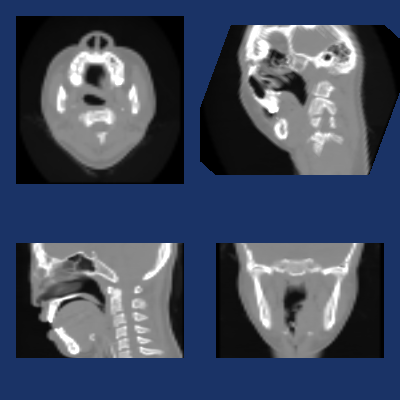

This chart was generated by the following Python code:
#!/usr/bin/env python

# Test 3D images not in the XY plane with vtkImageResliceMapper.

import vtkmodules.vtkInteractionStyle  # noqa: F401
import vtkmodules.vtkRenderingOpenGL2  # noqa: F401

import os

from vtkmodules.vtkIOImage import vtkImageReader2
from vtkmodules.vtkInteractionStyle import vtkInteractorStyleImage
from vtkmodules.vtkRenderingCore import (
    vtkImageSlice,
    vtkRenderWindow,
    vtkRenderWindowInteractor,
    vtkRenderer,
)
from vtkmodules.vtkRenderingImage import vtkImageResliceMapper

data_dir = os.environ.get("VPE_DATA_DIR", os.path.dirname(os.path.abspath(__file__)))

# Read headsq data
reader = vtkImageReader2()
reader.SetDataByteOrderToLittleEndian()
reader.SetDataExtent(0, 63, 0, 63, 1, 93)
reader.SetDataSpacing(3.2, 3.2, 1.5)
reader.SetDataOrigin(2.5, -13.6, 2.8)
reader.SetFilePrefix(os.path.join(data_dir, "headsq", "quarter"))
reader.Update()

# Viewport 0: camera along X axis
image_mapper_0 = vtkImageResliceMapper()
image_mapper_0.SetInputConnection(reader.GetOutputPort())
image_mapper_0.SliceAtFocalPointOn()
image_mapper_0.SliceFacesCameraOn()
# exercise the Streaming options, for better coverage
image_mapper_0.StreamingOn()

image_0 = vtkImageSlice()
image_0.SetMapper(image_mapper_0)
image_0.GetProperty().SetColorWindow(2000)
image_0.GetProperty().SetColorLevel(1000)

# Viewport 1: camera along Y axis
image_mapper_1 = vtkImageResliceMapper()
image_mapper_1.SetInputConnection(reader.GetOutputPort())
image_mapper_1.SliceAtFocalPointOn()
image_mapper_1.SliceFacesCameraOn()
image_mapper_1.StreamingOn()

image_1 = vtkImageSlice()
image_1.SetMapper(image_mapper_1)
image_1.GetProperty().SetColorWindow(2000)
image_1.GetProperty().SetColorLevel(1000)

# Viewport 2: camera along Z axis
image_mapper_2 = vtkImageResliceMapper()
image_mapper_2.SetInputConnection(reader.GetOutputPort())
image_mapper_2.SliceAtFocalPointOn()
image_mapper_2.SliceFacesCameraOn()
image_mapper_2.StreamingOn()

image_2 = vtkImageSlice()
image_2.SetMapper(image_mapper_2)
image_2.GetProperty().SetColorWindow(2000)
image_2.GetProperty().SetColorLevel(1000)

# Viewport 3: camera along X axis, oblique view
image_mapper_3 = vtkImageResliceMapper()
image_mapper_3.SetInputConnection(reader.GetOutputPort())
image_mapper_3.SliceAtFocalPointOn()
image_mapper_3.SliceFacesCameraOn()
image_mapper_3.StreamingOn()

image_3 = vtkImageSlice()
image_3.SetMapper(image_mapper_3)
image_3.GetProperty().SetColorWindow(2000)
image_3.GetProperty().SetColorLevel(1000)

# Renderers
renderer_0 = vtkRenderer()
renderer_0.SetBackground(0.1, 0.2, 0.4)
renderer_0.SetViewport(0.0, 0.0, 0.5, 0.5)
renderer_0.AddViewProp(image_0)

renderer_1 = vtkRenderer()
renderer_1.SetBackground(0.1, 0.2, 0.4)
renderer_1.SetViewport(0.5, 0.0, 1.0, 0.5)
renderer_1.AddViewProp(image_1)

renderer_2 = vtkRenderer()
renderer_2.SetBackground(0.1, 0.2, 0.4)
renderer_2.SetViewport(0.0, 0.5, 0.5, 1.0)
renderer_2.AddViewProp(image_2)

renderer_3 = vtkRenderer()
renderer_3.SetBackground(0.1, 0.2, 0.4)
renderer_3.SetViewport(0.5, 0.5, 1.0, 1.0)
renderer_3.AddViewProp(image_3)

# Render window
render_window = vtkRenderWindow()
render_window.SetSize(400, 400)
render_window.AddRenderer(renderer_0)
render_window.AddRenderer(renderer_1)
render_window.AddRenderer(renderer_2)
render_window.AddRenderer(renderer_3)
render_window.SetWindowName("reslice mapper orient3d")

# Scene
bounds_0 = image_mapper_0.GetBounds()
point_0 = [0.5 * (bounds_0[0] + bounds_0[1]), 0.5 * (bounds_0[2] + bounds_0[3]), 0.5 * (bounds_0[4] + bounds_0[5])]
camera_0 = renderer_0.GetActiveCamera()
camera_0.SetFocalPoint(point_0)
point_0[0] += 500.0
camera_0.SetPosition(point_0)
camera_0.ParallelProjectionOn()
camera_0.SetParallelScale(120.0)
camera_0.SetViewUp(0.0, 0.0, -1.0)

bounds_1 = image_mapper_1.GetBounds()
point_1 = [0.5 * (bounds_1[0] + bounds_1[1]), 0.5 * (bounds_1[2] + bounds_1[3]), 0.5 * (bounds_1[4] + bounds_1[5])]
camera_1 = renderer_1.GetActiveCamera()
camera_1.SetFocalPoint(point_1)
point_1[1] += 500.0
camera_1.SetPosition(point_1)
camera_1.ParallelProjectionOn()
camera_1.SetParallelScale(120.0)
camera_1.SetViewUp(0.0, 0.0, -1.0)

bounds_2 = image_mapper_2.GetBounds()
point_2 = [0.5 * (bounds_2[0] + bounds_2[1]), 0.5 * (bounds_2[2] + bounds_2[3]), 0.5 * (bounds_2[4] + bounds_2[5])]
camera_2 = renderer_2.GetActiveCamera()
camera_2.SetFocalPoint(point_2)
point_2[2] += 500.0
camera_2.SetPosition(point_2)
camera_2.ParallelProjectionOn()
camera_2.SetParallelScale(120.0)

bounds_3 = image_mapper_3.GetBounds()
point_3 = [0.5 * (bounds_3[0] + bounds_3[1]), 0.5 * (bounds_3[2] + bounds_3[3]), 0.5 * (bounds_3[4] + bounds_3[5])]
camera_3 = renderer_3.GetActiveCamera()
camera_3.SetFocalPoint(point_3)
point_3[0] += 500.0
camera_3.SetPosition(point_3)
camera_3.ParallelProjectionOn()
camera_3.SetParallelScale(120.0)
camera_3.SetViewUp(0.0, 0.0, -1.0)
camera_3.Azimuth(30)
camera_3.Elevation(40)

# Interactor
style = vtkInteractorStyleImage()
interactor = vtkRenderWindowInteractor()
interactor.SetRenderWindow(render_window)
interactor.SetInteractorStyle(style)

interactor.Initialize()
interactor.Start()
